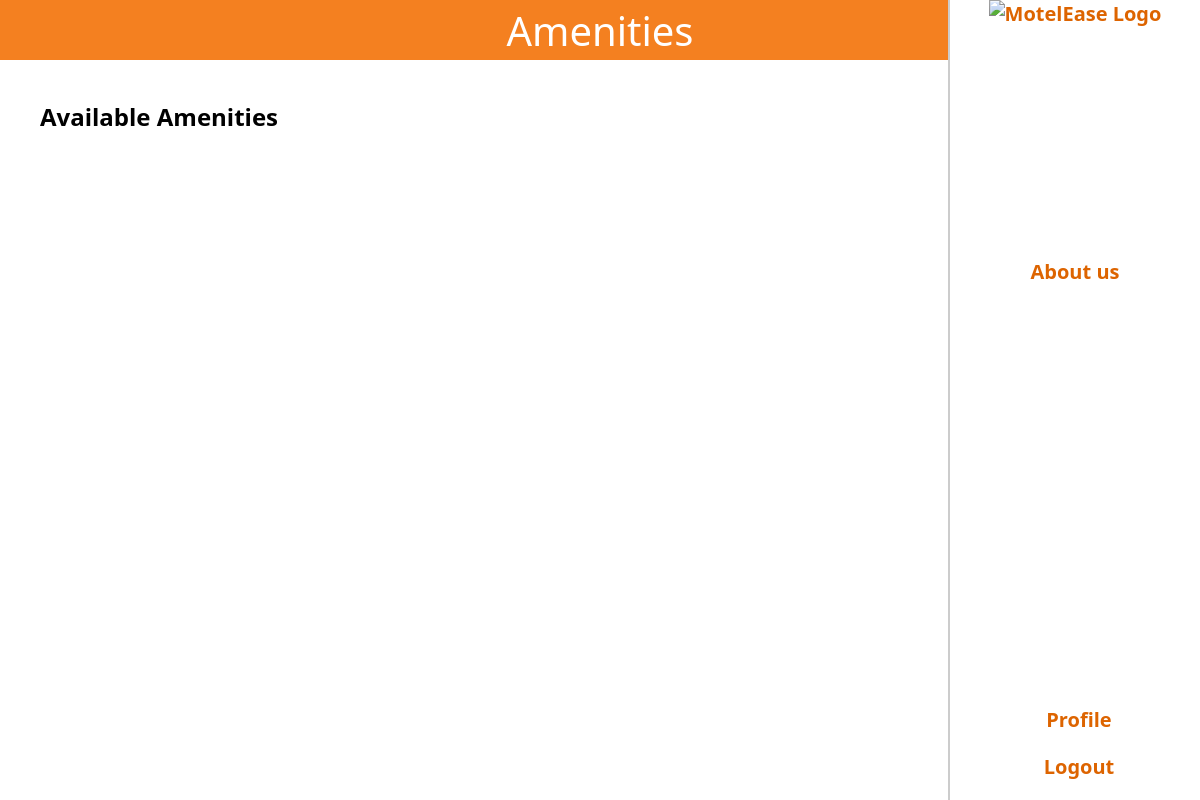
Page /ITPROGhotel/php/Amenities.php (signed in) on the earlier database version.
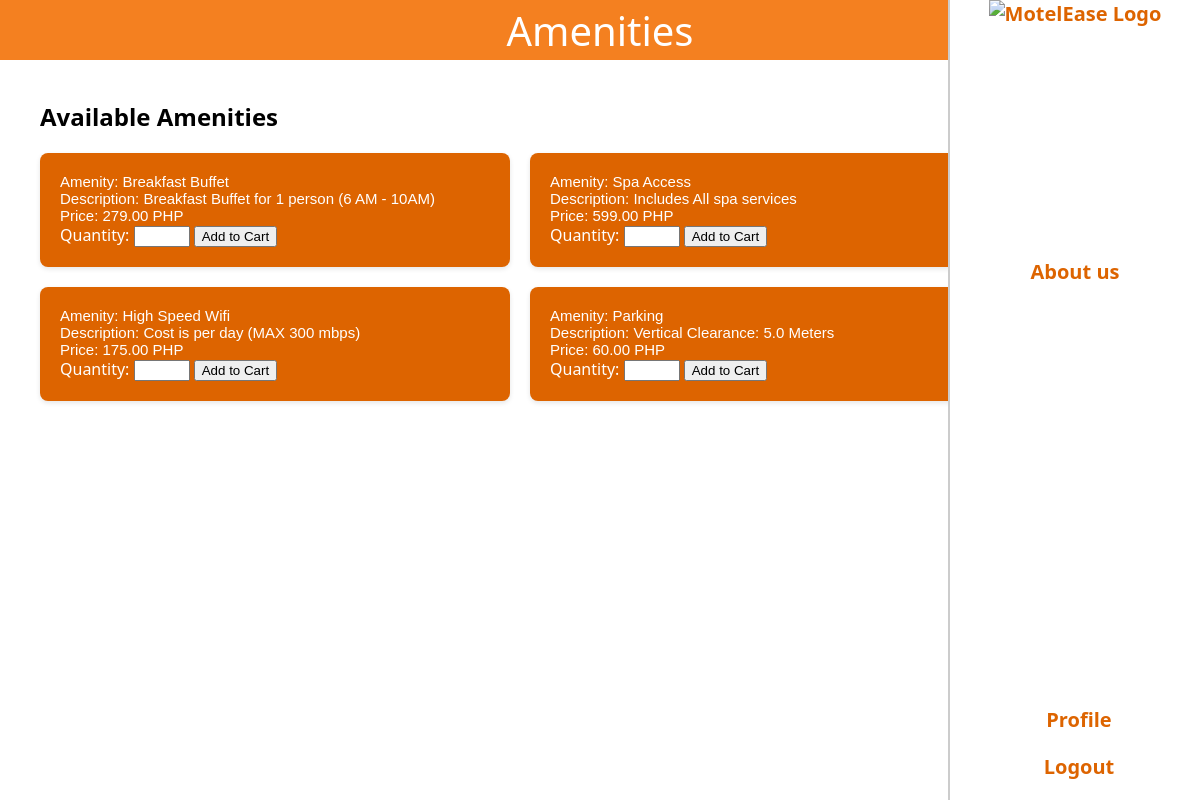
Same page on the later database version.
### tables this page shows
CREATE TABLE `amenities` (
  `id` int(11) NOT NULL,
  `name` varchar(100) NOT NULL,
  `price` decimal(10,2) NOT NULL,
  `description` text DEFAULT NULL,
  `image` mediumblob NOT NULL
);

### ITPROGhotel/php/amenities.php (the view, shortened to what this page needs)
<?php
$conn = new mysqli('localhost', 'root', '', 'itproghs');
$stmt = $conn->prepare("SELECT * FROM amenities");
$stmt->execute();
$result = $stmt->get_result();
$amenities = $result->fetch_all(MYSQLI_ASSOC);
?>
<!DOCTYPE html>
<html>
<head>
    <link href="../styles.css" rel="stylesheet" type="text/css">
</head>
<body class="loggedin">
    <div class="header">
        <h1>Amenities</h1>
    </div>
    <nav class="sidebar">
        <a href="home.php"><img src="" alt="MotelEase Logo"></a>
        <a href="aboutus.html" class="about-us">About us</a>
        <div class="sidebar-bottom">
            <a href="profile.php"><i class="fas fa-user-circle"></i>Profile</a>
            <a href="logout.php"><i class="fas fa-sign-out-alt"></i>Logout</a>
        </div>
    </nav>
    <div class="content">
        <h2>Available Amenities</h2>
        <div class="grid-container">
            <?php foreach ($amenities as $amenity): ?>
                <div class="grid-element">
                    <p>Amenity: <?= htmlspecialchars($amenity['name']) ?></p>
                    <p>Description: <?= htmlspecialchars($amenity['description']) ?></p>
                    <p>Price: <?= htmlspecialchars($amenity['price']) ?> PHP</p>
                    <form action="add-to-cart.php" method="post">
                        <label for="quantity">Quantity:</label>
                        <input type="number" name="quantity" min="1" max="10" required>
                        <input type="submit" value="Add to Cart" class="grid-item button-item">
                    </form>
                </div>
            <?php endforeach; ?>
        </div>
    </div>
</body>
</html>

Differences in the rows shown:
added amenities: name "Breakfast Buffet", description "Breakfast Buffet for 1 person (6 AM - 10AM)", price "279.00"
added amenities: name "Spa Access", description "Includes All spa services", price "599.00"
added amenities: name "High Speed Wifi", description "Cost is per day (MAX 300 mbps)", price "175.00"
added amenities: name "Parking", description "Vertical Clearance: 5.0 Meters", price "60.00"
